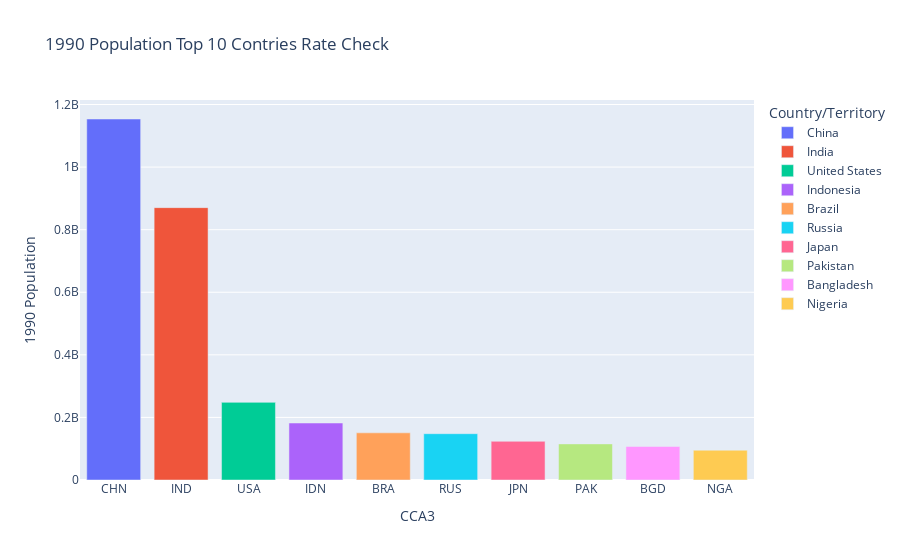

The code cell stored with this chart in its notebook:
### Code cell
Population_1990=df.sort_values(by="1990 Population",ascending=False).head(10) 
fig=px.bar(data_frame=Population_1990,x="CCA3",y="1990 Population",color="Country/Territory",title="1990 Population Top 10 Contries Rate Check")
fig.show()

### Figure 1 — Plotly figure (JSON) as saved in the notebook; plotly's stock layout.template omitted (floating-point values rounded to 4 significant figures)
{"data": [{"hovertemplate": "Country/Territory=China<br>CCA3=%{x}<br>1990 Population=%{y}<extra></extra>", "legendgroup": "China", "marker": {"color": "#636efa", "pattern": {"shape": ""}}, "name": "China", "orientation": "v", "showlegend": true, "textposition": "auto", "type": "bar", "x": ["CHN"], "xaxis": "x", "y": [1153704252], "yaxis": "y"}, {"hovertemplate": "Country/Territory=India<br>CCA3=%{x}<br>1990 Population=%{y}<extra></extra>", "legendgroup": "India", "marker": {"color": "#EF553B", "pattern": {"shape": ""}}, "name": "India", "orientation": "v", "showlegend": true, "textposition": "auto", "type": "bar", "x": ["IND"], "xaxis": "x", "y": [870452165], "yaxis": "y"}, {"hovertemplate": "Country/Territory=United States<br>CCA3=%{x}<br>1990 Population=%{y}<extra></extra>", "legendgroup": "United States", "marker": {"color": "#00cc96", "pattern": {"shape": ""}}, "name": "United States", "orientation": "v", "showlegend": true, "textposition": "auto", "type": "bar", "x": ["USA"], "xaxis": "x", "y": [248083732], "yaxis": "y"}, {"hovertemplate": "Country/Territory=Indonesia<br>CCA3=%{x}<br>1990 Population=%{y}<extra></extra>", "legendgroup": "Indonesia", "marker": {"color": "#ab63fa", "pattern": {"shape": ""}}, "name": "Indonesia", "orientation": "v", "showlegend": true, "textposition": "auto", "type": "bar", "x": ["IDN"], "xaxis": "x", "y": [182159874], "yaxis": "y"}, {"hovertemplate": "Country/Territory=Brazil<br>CCA3=%{x}<br>1990 Population=%{y}<extra></extra>", "legendgroup": "Brazil", "marker": {"color": "#FFA15A", "pattern": {"shape": ""}}, "name": "Brazil", "orientation": "v", "showlegend": true, "textposition": "auto", "type": "bar", "x": ["BRA"], "xaxis": "x", "y": [150706446], "yaxis": "y"}, {"hovertemplate": "Country/Territory=Russia<br>CCA3=%{x}<br>1990 Population=%{y}<extra></extra>", "legendgroup": "Russia", "marker": {"color": "#19d3f3", "pattern": {"shape": ""}}, "name": "Russia", "orientation": "v", "showlegend": true, "textposition": "auto", "type": "bar", "x": ["RUS"], "xaxis": "x", "y": [148005704], "yaxis": "y"}, {"hovertemplate": "Country/Territory=Japan<br>CCA3=%{x}<br>1990 Population=%{y}<extra></extra>", "legendgroup": "Japan", "marker": {"color": "#FF6692", "pattern": {"shape": ""}}, "name": "Japan", "orientation": "v", "showlegend": true, "textposition": "auto", "type": "bar", "x": ["JPN"], "xaxis": "x", "y": [123686321], "yaxis": "y"}, {"hovertemplate": "Country/Territory=Pakistan<br>CCA3=%{x}<br>1990 Population=%{y}<extra></extra>", "legendgroup": "Pakistan", "marker": {"color": "#B6E880", "pattern": {"shape": ""}}, "name": "Pakistan", "orientation": "v", "showlegend": true, "textposition": "auto", "type": "bar", "x": ["PAK"], "xaxis": "x", "y": [115414069], "yaxis": "y"}, {"hovertemplate": "Country/Territory=Bangladesh<br>CCA3=%{x}<br>1990 Population=%{y}<extra></extra>", "legendgroup": "Bangladesh", "marker": {"color": "#FF97FF", "pattern": {"shape": ""}}, "name": "Bangladesh", "orientation": "v", "showlegend": true, "textposition": "auto", "type": "bar", "x": ["BGD"], "xaxis": "x", "y": [107147651], "yaxis": "y"}, {"hovertemplate": "Country/Territory=Nigeria<br>CCA3=%{x}<br>1990 Population=%{y}<extra></extra>", "legendgroup": "Nigeria", "marker": {"color": "#FECB52", "pattern": {"shape": ""}}, "name": "Nigeria", "orientation": "v", "showlegend": true, "textposition": "auto", "type": "bar", "x": ["NGA"], "xaxis": "x", "y": [95214257], "yaxis": "y"}], "layout": {"barmode": "relative", "legend": {"title": {"text": "Country/Territory"}, "tracegroupgap": 0}, "title": {"text": "1990 Population Top 10 Contries Rate Check"}, "xaxis": {"anchor": "y", "domain": [0, 1], "title": {"text": "CCA3"}}, "yaxis": {"anchor": "x", "domain": [0, 1], "title": {"text": "1990 Population"}}}}
